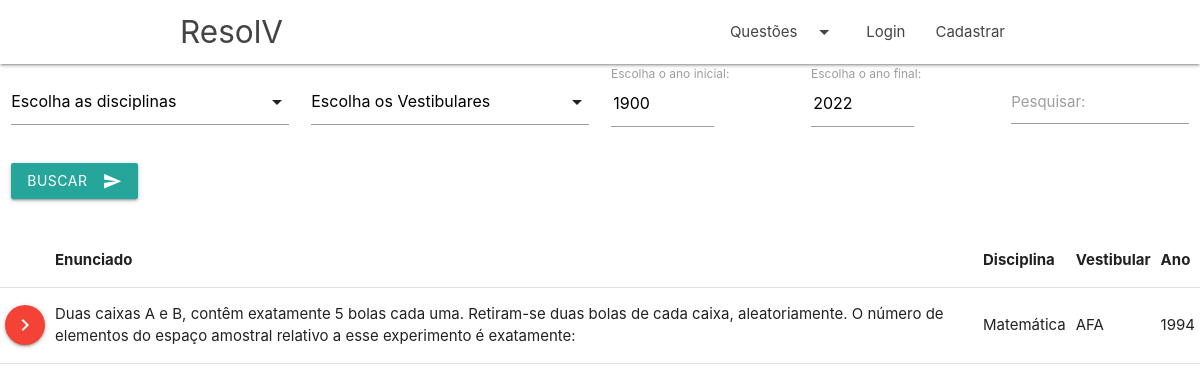
The app's page /buscar.php, older data.
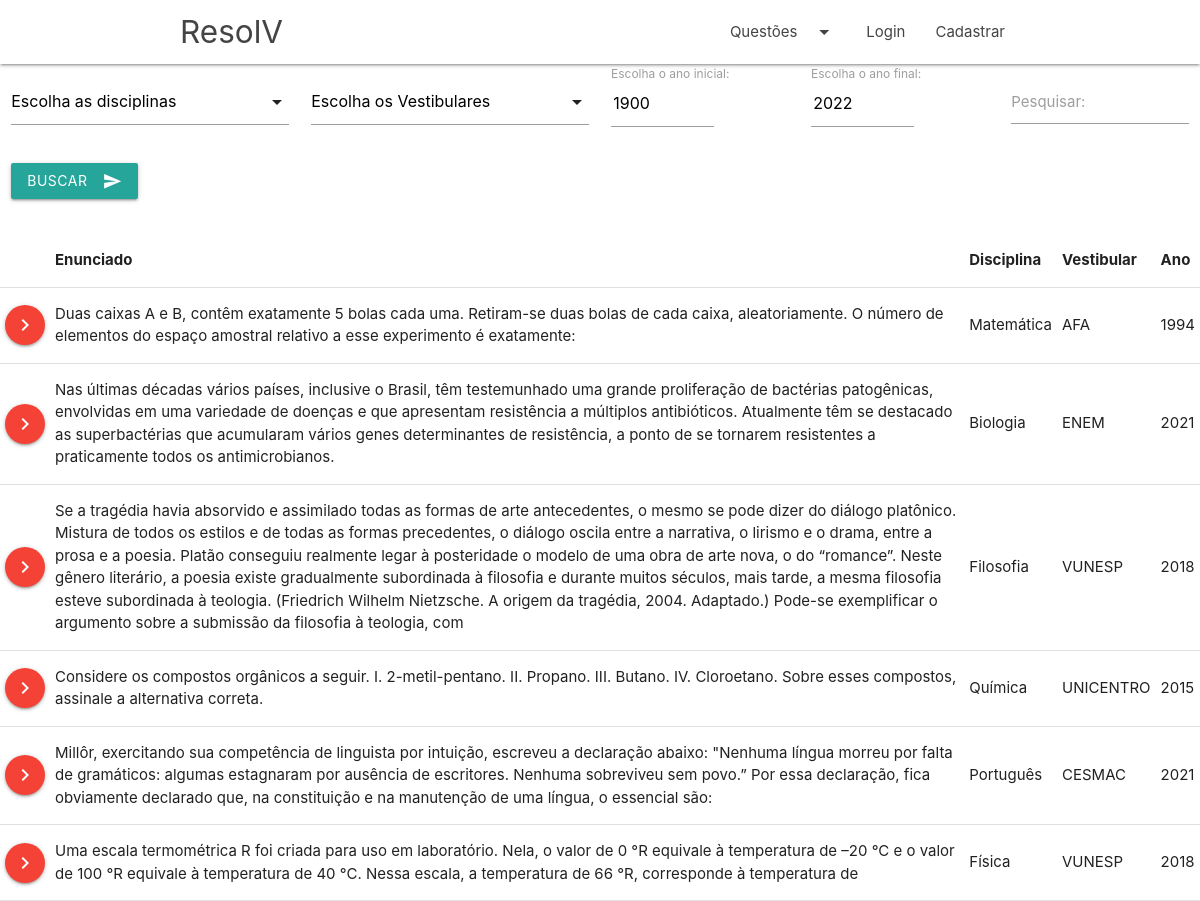
The same page, newer data.
### tables this page shows
CREATE TABLE `questao` (
  `ID_Questao` int(11) NOT NULL,
  `Enunciado` varchar(2000) DEFAULT NULL,
  `Solucao` varchar(2000) DEFAULT NULL,
  `Ano` int(11) DEFAULT NULL,
  `Aprovada` tinyint(4) DEFAULT NULL,
  `fk_Disciplina_ID_Disciplina` int(11) DEFAULT NULL,
  `fk_Usuario_ID_Usuario` int(11) DEFAULT NULL,
  `dataCriada` date DEFAULT NULL,
  `fk_Alternativa_ID_Alternativa` int(11) DEFAULT NULL,
  `fk_Vestibular_ID` int(11) DEFAULT NULL
);

CREATE TABLE `disciplina` (
  `ID_Disciplina` int(11) NOT NULL,
  `Nome` varchar(45) DEFAULT NULL
);

CREATE TABLE `vestibular` (
  `ID` int(11) NOT NULL,
  `Nome` varchar(40) DEFAULT NULL
);

### buscar.php (the view, shortened to what this page needs)
<!DOCTYPE html>
<html lang="pt-br">
	<head>
		<link href="css/materialize.css" type="text/css" rel="stylesheet" media="screen,projection"/>
		<link href="css/style.css" type="text/css" rel="stylesheet" media="screen,projection"/>
	</head>
	<body>
		<?php include 'header.php';?>
		<form action= "" method='POST' class = "row">
			<div class="input-field col s12 m3">
			</div>
			<div class="input-field col s12 m3">
			</div>
			<div class="input-field col s6 m2">
				<label for="ano-comeco"> Escolha o ano inicial:</label>
				<input name="ano-comeco" type="number" min="1900" max="2022" step="1" value="1900" />
			</div>
			<div class="input-field col s6 m2">
				<label for="ano-fim"> Escolha o ano final:</label>
				<input name="ano-fim" type="number" min="1900" max="2022" step="1" value="2022" />
			</div>
			<div class="input-field col s12 m2">
				<textarea id="textarea1" name = "termo" class="materialize-textarea"></textarea>
				<label for="textarea1">Pesquisar:</label>
			</div>
			<div class="input-field col s12">
				<button class="btn waves-effect waves-light" type="submit" name="action">Buscar
					<i class="material-icons right">send</i>
				</button>
			</div>
		</form>
		<table>
			<thead>
				<th></th>
				<th> Enunciado </th>
				<th> Disciplina </th>
				<th>Vestibular</th>
				<th>Ano</th>
				<?php
					$admin = array(1,2);
				?>
			</thead>
			<tbody>
				<?php
							$servername = "localhost";
							$username = "root";
							$password = "usbw";
							$database = "baseresolv";
							$conn = mysqli_connect($servername, $username, $password,$database);
							mysqli_set_charset($conn,"utf8");
						if(isset($_POST['action'])){
							$anoComeco = $_REQUEST["ano-comeco"];
							$anoFim = $_REQUEST["ano-fim"];
							$Enunciado = $_REQUEST["termo"];
							$sql = "SELECT Enunciado, ID_Questao, vestibular.nome 'Vestibular', disciplina.nome 'disciplina', disciplina.ID_Disciplina 'idDisc', Ano from questao inner join disciplina on (questao.fk_Disciplina_ID_Disciplina = disciplina.ID_Disciplina) inner join vestibular on (questao.fk_Vestibular_ID = vestibular.ID) where Enunciado like '%{$Enunciado}%' and questao.ano >= $anoComeco and questao.ano <= $anoFim and Aprovada = 1";
							if(isset($_REQUEST["vestibulares"])){
								$vestibulares =  "(".implode(",",$_REQUEST["vestibulares"]).")";
								$sql = $sql." and questao.fk_Vestibular_ID in $vestibulares";
							}
							if(isset($_REQUEST["disciplinas"])){
								$disciplinas =  "(".implode(",",$_REQUEST["disciplinas"]).")";
								$sql = $sql." and questao.fk_Disciplina_ID_Disciplina in $disciplinas";
							}
							$result = $conn->query($sql);
							if ($result and $result->num_rows > 0) {
								while($row = $result->fetch_assoc()) {
									echo "
										<tr>
											<td> <button type='button' class='btn-floating waves-effect waves-light red' onclick=\"window.location='/questao.php?questao={$row["idDisc"]}&clicou=0&ID={$row["ID_Questao"]}'\"><i class='material-icons'>navigate_next</i></button>
											<td>
												{$row["Enunciado"]}
											</td>
											<td>
												{$row["disciplina"]}
											</td>
											<td>
												{$row["Vestibular"]}
											</td>
											<td>
												{$row["Ano"]}
											</td>
											";
									if(isset($_SESSION['login']) && in_array($_SESSION['idUsuarioSessao'], $admin)){
										echo "<td><button type='button' class='btn-floating waves-effect waves-light red' onclick=\"window.location='/editar_questao.php?ID={$row["ID_Questao"]}'\"><i class='material-icons'>edit</i></button></td>";
									}
									echo "</tr>";
								}
							}
						} else{
							$sql = "SELECT Enunciado, ID_Questao, vestibular.nome 'Vestibular', disciplina.nome 'disciplina', disciplina.ID_Disciplina 'idDisc', Ano from questao inner join disciplina on (questao.fk_Disciplina_ID_Disciplina = disciplina.ID_Disciplina) inner join vestibular on (questao.fk_Vestibular_ID = vestibular.ID) where aprovada=1;";
							$result = $conn->query($sql);
							if ($result and $result->num_rows > 0) {
								while($row = $result->fetch_assoc()) {
									echo "
										<tr>
											<td> <button type='button' class='btn-floating waves-effect waves-light red' onclick=\"window.location='/questao.php?questao={$row["idDisc"]}&clicou=0&ID={$row["ID_Questao"]}'\"><i class='material-icons'>navigate_next</i></button>
											<td>
												{$row["Enunciado"]}
											</td>
											<td>
												{$row["disciplina"]}
											</td>
											<td>
												{$row["Vestibular"]}
											</td>
											<td>
												{$row["Ano"]}
											</td>
											";
									echo "</tr>";
								}
							}
						}
				?>
			</tbody>
		</table>
	</body>
</html>

### header.php (shortened to what this page needs)
<header>
  <nav class="white" role="navigation">
    <div class="nav-wrapper container">
      <a id="logo-container" href="index.php" class="brand-logo">ResolV</a>
      <ul class="right hide-on-med-and-down">
	<li>
		<a class="dropdown-trigger" href="#!" data-target="dropdown1">Questões<i class="material-icons right">arrow_drop_down</i></a>
	</li>
	<?php
		if(isset($_SESSION['login'])){
			$admin = array(1,2);
			echo '<ul id="dropdown3" class="dropdown-content">
			<li><a href="perfil.php">Perfil</a></li>
			<li><a href="sair.php">Sair</a></li>
		  	</ul>';
			$servername = "localhost";
			$username = "root";
			$password = "usbw";
			$database = "baseresolv";
			$conn = mysqli_connect($servername, $username, $password,$database);
			mysqli_set_charset($conn,"utf8");
			$idUser = $_SESSION['idUsuarioSessao'];
			$sql = "SELECT Apelido FROM usuario WHERE ID_Usuario=$idUser";
			$result = $conn->query($sql);
			$apelido = $result->fetch_assoc()['Apelido'];
			if(in_array($_SESSION['idUsuarioSessao'], $admin)){
				echo "<li><a href='aprovar_questao.php'>Aprovar Questões</a></li>";
			}
			echo '<li><a class="dropdown-trigger" href="#!" data-target="dropdown3">'.html_entity_decode($apelido).'<i class="material-icons right">arrow_drop_down</i></a></li>';
		}else{
			echo"
				<li>
					<a href='login.php'>Login</a>
				</li>
				<li>
					<a href='registrar.php'>Cadastrar</a>
				</li>";
		}
	?>
      </ul>
    </div>
  </nav>
</header>

### css/style.css (style rules this page uses)
nav ul a, nav .brand-logo { color: #444; }

Row changes from the older to the newer data that the page shows:
added questao: Enunciado "Nas últimas décadas vários países, inclusive o Brasil, têm testemunhado uma grande proliferação de bactérias patogênicas, envolvidas em uma variedade de doenças e que apresentam resistência a múltiplos antibióticos. Atualmente têm se destacado as superbactérias que acumularam vários genes determinantes de resistência, a ponto de se tornarem resistentes a praticamente todos os antimicrobianos.", fk_Disciplina_ID_Disciplina.Nome "Biologia", fk_Vestibular_ID.Nome "ENEM", Ano "2021"
added questao: Enunciado "Se a tragédia havia absorvido e assimilado todas as formas de arte antecedentes, o mesmo se pode dizer do diálogo platônico. Mistura de todos os estilos e de todas as formas precedentes, o diálogo oscila entre a narrativa, o lirismo e o drama, entre a prosa e a poesia. Platão conseguiu realmente legar à posteridade o modelo de uma obra de arte nova, o do “romance”. Neste gênero literário, a poesia existe gradualmente subordinada à filosofia e durante muitos séculos, mais tarde, a mesma filosofia esteve subordinada à teologia. (Friedrich Wilhelm Nietzsche. A origem da tragédia, 2004. Adaptado.) Pode-se exemplificar o argumento sobre a submissão da filosofia à teologia, com", fk_Disciplina_ID_Disciplina.Nome "Filosofia", fk_Vestibular_ID.Nome "VUNESP", Ano "2018"
added questao: Enunciado "Considere os compostos orgânicos a seguir. I. 2-metil-pentano. II. Propano. III. Butano. IV. Cloroetano. Sobre esses compostos, assinale a alternativa correta.", fk_Disciplina_ID_Disciplina.Nome "Química", fk_Vestibular_ID.Nome "UNICENTRO", Ano "2015"
added questao: Enunciado "Millôr, exercitando sua competência de linguista por intuição, escreveu a declaração abaixo: \"Nenhuma língua morreu por falta de gramáticos: algumas estagnaram por ausência de escritores. Nenhuma sobreviveu sem povo.” Por essa declaração, fica obviamente declarado que, na constituição e na manutenção de uma língua, o essencial são:", fk_Disciplina_ID_Disciplina.Nome "Português", fk_Vestibular_ID.Nome "CESMAC", Ano "2021"
added questao: Enunciado "Uma escala termométrica R foi criada para uso em laboratório. Nela, o valor de 0 °R equivale à temperatura de –20 °C e o valor de 100 °R equivale à temperatura de 40 °C. Nessa escala, a temperatura de 66 °R, corresponde à temperatura de", fk_Disciplina_ID_Disciplina.Nome "Física", fk_Vestibular_ID.Nome "VUNESP", Ano "2018"
